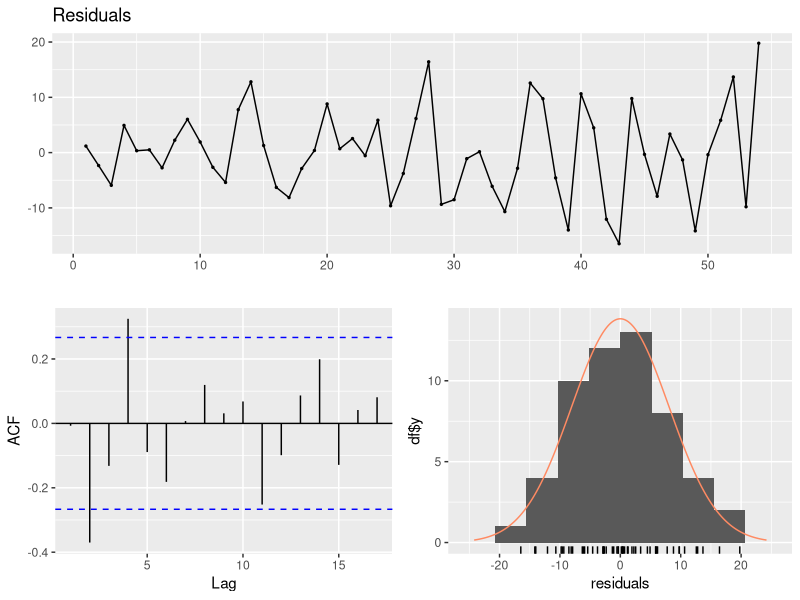
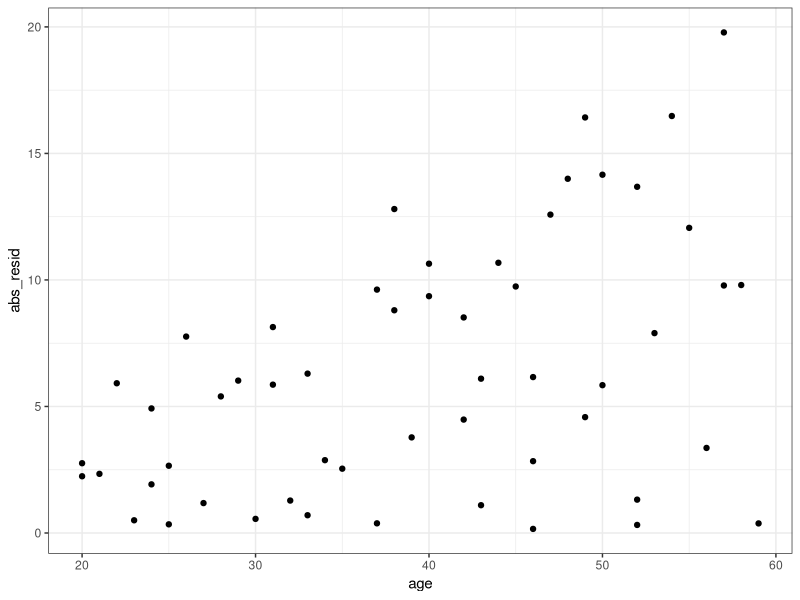
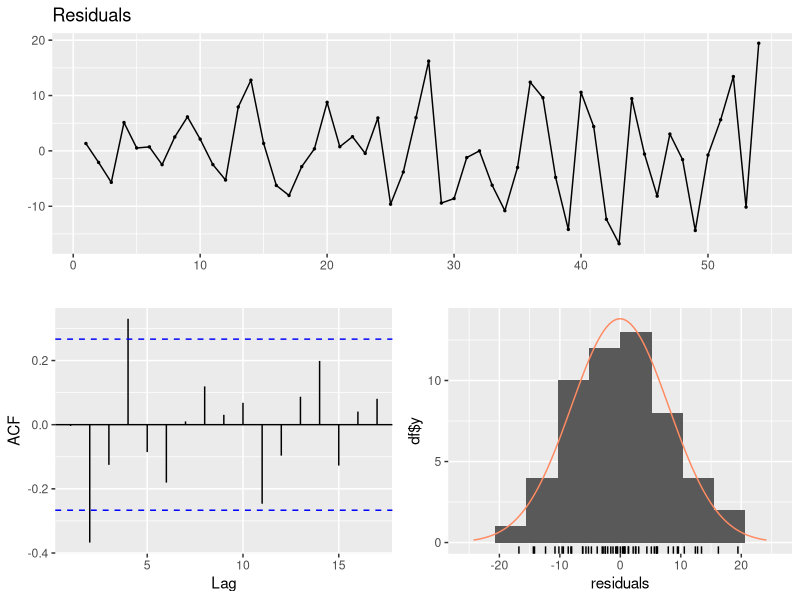
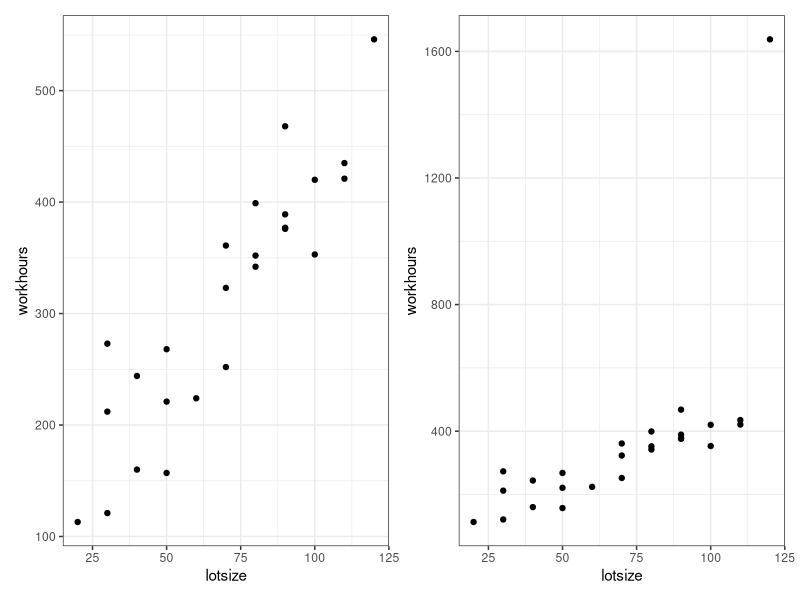
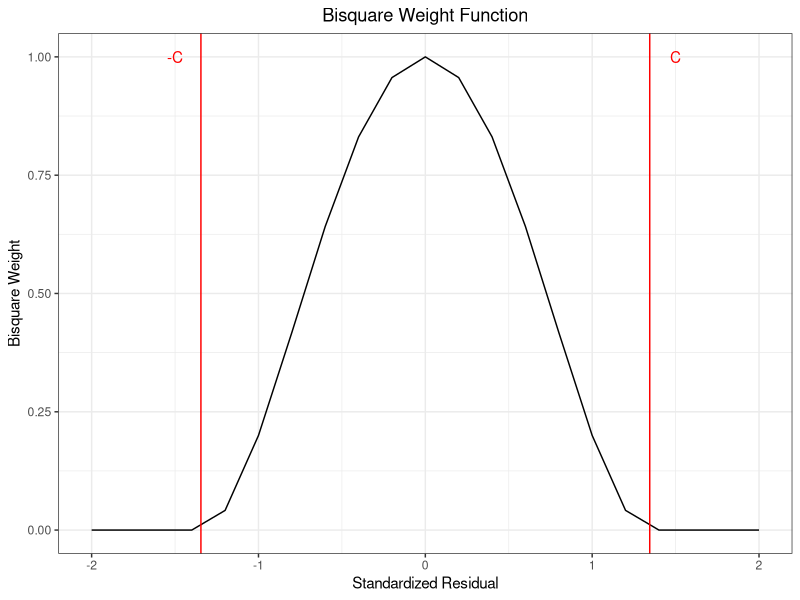

These figures' R source, in order:
library(tidyverse)
library(forecast)
library(lmtest)
library(patchwork)
library(MASS)

# Read in data
bpexample <- data.frame(
  age = c(
    27, 21, 22, 24, 25, 23, 20, 20, 29, 24,
    25, 28, 26, 38, 32, 33, 31, 34, 37, 38,
    33, 35, 30, 31, 37, 39, 46, 49, 40, 42,
    43, 46, 43, 44, 46, 47, 45, 49, 48, 40,
    42, 55, 54, 57, 52, 53, 56, 52, 50, 59,
    50, 52, 58, 57
  ),
  bp = c(
    73, 66, 63, 75, 71, 70, 65, 70, 79, 72,
    68, 67, 79, 91, 76, 69, 66, 73, 78, 87,
    76, 79, 73, 80, 68, 75, 89, 101, 70, 72,
    80, 83, 75, 71, 80, 96, 92, 80, 70, 90,
    85, 76, 71, 99, 86, 79, 92, 85, 71, 90,
    91, 100, 80, 109
  )
)

# Try OLS
bp_lm <- lm(bp ~ age, data = bpexample)
summary(bp_lm)
checkresiduals(bp_lm)

# https://www.statology.org/weighted-least-squares-in-r/
# Breusch-Pagan test
bptest(bp_lm)

# Look for relationship between SD of resid and X
resid_df <- data.frame(age = bpexample$age, abs_resid = abs(residuals(bp_lm)))
ggplot(resid_df, aes(age, abs_resid)) +
  geom_point() +
  theme_bw()

# Define weight
bp_weight <- 1 / lm(abs(bp_lm$residuals) ~ bp_lm$fitted.values)$fitted.values^2

# Fit WLS model
bp_wls <- lm(bp ~ age, data = bpexample, weights = bp_weight)
summary(bp_wls)
checkresiduals(bp_wls)
bptest(bp_wls)

################################################################################

# Create the data frame
toluca <- data.frame(
  lotsize = c(80, 30, 50, 90, 70, 60, 120, 80, 100, 50, 40, 70, 90, 20, 110, 100, 30, 50, 90, 110, 30, 90, 40, 80, 70),
  workhours = c(399, 121, 221, 376, 361, 224, 546, 352, 353, 157, 160, 252, 389, 113, 435, 420, 212, 268, 377, 421, 273, 468, 244, 342, 323)
)

# Create contaminated data
contam <- toluca |>
  mutate(workhours = ifelse(workhours > 500, workhours * 3, workhours))

# Plot side by side
g1 <- ggplot(toluca, aes(lotsize, workhours)) +
  geom_point() +
  theme_bw()
g2 <- ggplot(contam, aes(lotsize, workhours)) +
  geom_point() +
  theme_bw()
g1 + g2

# Look at shape of bisquare weighting curve
c <- 1.345
temp <- data.frame(u = seq(-2, 2, by = 0.2)) |>
  mutate(w = ifelse(abs(u) > c, 0, (1 - (u / c)^2)^2))
ggplot(temp, aes(u, w)) +
  geom_line() +
  theme_bw() +
  geom_vline(xintercept = -c, color = "red") +
  annotate("text", x = -1.5, y = 1, label = "-C", color = "red") +
  geom_vline(xintercept = c, color = "red") +
  annotate("text", x = 1.5, y = 1, label = "C", color = "red") +
  xlab("Standardized Residual") +
  ylab("Bisquare Weight") +
  ggtitle("Bisquare Weight Function") +
  theme(plot.title = element_text(hjust = 0.5))

# OLS regression on original data
toluca_lm <- lm(workhours ~ lotsize, data = toluca)
summary(toluca_lm)

# OLS regression on response-contaminated data
contam_lm <- lm(workhours ~ lotsize, data = contam)
summary(contam_lm)

# Robust regression on response-contaminated data
contam_rlm <- rlm(workhours ~ lotsize, data = contam)
summary(contam_rlm)

### To be continued...
